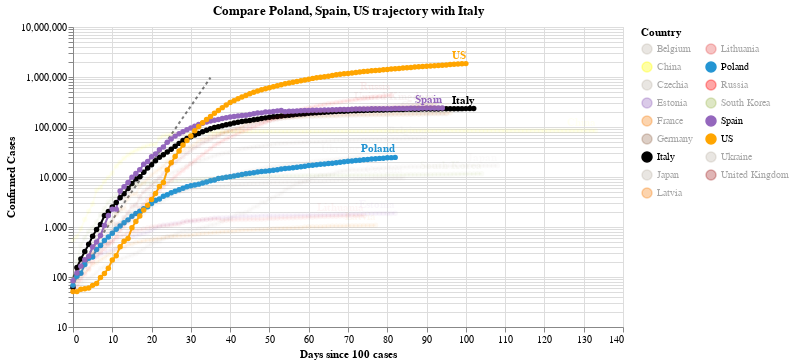

The notebook cell saved with this chart:
### Code cell
#hide_input
chart2 = make_since_chart(dff2, ['Poland', 'Spain', 'US'], baseline_countries)
chart2

### Figure 1 — Vega-Lite specification as saved in the notebook (floating-point values rounded to 4 significant figures; data arrays with more than 128 entries replaced by an {"elided": "..."} marker saying what was removed)
{"config": {"view": {"continuousWidth": 400, "continuousHeight": 300}}, "layer": [{"data": {"name": "data-628230001892d6798b50651be41d1b3e"}, "mark": {"type": "line", "color": "black", "opacity": 0.5, "strokeDash": [3, 3]}, "encoding": {"x": {"type": "quantitative", "field": "Days since 100 cases"}, "y": {"type": "quantitative", "field": "Confirmed Cases"}}}, {"data": {"name": "data-6056c84f87dfe69c5119a08b831d8b6e"}, "mark": {"type": "line", "point": true}, "encoding": {"color": {"type": "nominal", "field": "Country", "legend": {"columns": 2}, "scale": {"domain": ["Belgium", "China", "Czechia", "Estonia", "France", "Germany", "Italy", "Japan", "Latvia", "Lithuania", "Poland", "Russia", "South Korea", "Spain", "US", "Ukraine", "United Kingdom"], "range": ["#C1B7AD", "yellow", "#C1B7AD", "#9467bd", "#F58518", "#9D755D", "black", "#C1B7AD", "#F58518", "#E45756", "#2495D3", "red", "#A1BA59", "#9467bd", "orange", "#C1B7AD", "brown"]}}, "opacity": {"condition": {"value": 1, "selection": "selector004"}, "value": 0.05}, "tooltip": [{"type": "nominal", "field": "Country"}, {"type": "temporal", "field": "Date"}, {"type": "quantitative", "field": "Confirmed Cases"}, {"type": "quantitative", "field": "Days since 100 cases"}], "x": {"type": "quantitative", "field": "Days since 100 cases"}, "y": {"type": "quantitative", "field": "Confirmed Cases", "scale": {"type": "log"}}}, "selection": {"selector004": {"type": "multi", "fields": ["Country"], "bind": "legend", "init": [{"Country": "Poland"}, {"Country": "Spain"}, {"Country": "US"}, {"Country": "Italy"}]}}, "width": 550}, {"data": {"name": "data-6056c84f87dfe69c5119a08b831d8b6e"}, "mark": {"type": "text", "align": "right", "dy": -8, "fontWeight": "bold"}, "encoding": {"color": {"type": "nominal", "field": "Country", "legend": {"columns": 2}, "scale": {"domain": ["Belgium", "China", "Czechia", "Estonia", "France", "Germany", "Italy", "Japan", "Latvia", "Lithuania", "Poland", "Russia", "South Korea", "Spain", "US", "Ukraine", "United Kingdom"], "range": ["#C1B7AD", "yellow", "#C1B7AD", "#9467bd", "#F58518", "#9D755D", "black", "#C1B7AD", "#F58518", "#E45756", "#2495D3", "red", "#A1BA59", "#9467bd", "orange", "#C1B7AD", "brown"]}}, "opacity": {"condition": {"value": 1, "selection": "selector004"}, "value": 0.05}, "text": {"type": "nominal", "field": "Country"}, "tooltip": [{"type": "nominal", "field": "Country"}, {"type": "temporal", "field": "Date"}, {"type": "quantitative", "field": "Confirmed Cases"}, {"type": "quantitative", "field": "Days since 100 cases"}], "x": {"type": "quantitative", "field": "Days since 100 cases"}, "y": {"type": "quantitative", "field": "Confirmed Cases", "scale": {"type": "log"}}}, "transform": [{"filter": "(datum['Date'] >= 1591142400000)"}], "width": 550}], "title": "Compare Poland, Spain, US trajectory with Italy", "$schema": "https://vega.github.io/schema/vega-lite/v4.0.2.json", "datasets": {"data-628230001892d6798b50651be41d1b3e": [{"Days since 100 cases": 0, "Confirmed Cases": 100.0}, {"Days since 100 cases": 1, "Confirmed Cases": 130.0}, {"Days since 100 cases": 2, "Confirmed Cases": 169.0}, {"Days since 100 cases": 3, "Confirmed Cases": 219.7}, {"Days since 100 cases": 4, "Confirmed Cases": 285.6}, {"Days since 100 cases": 5, "Confirmed Cases": 371.3}, {"Days since 100 cases": 6, "Confirmed Cases": 482.7}, {"Days since 100 cases": 7, "Confirmed Cases": 627.5}, {"Days since 100 cases": 8, "Confirmed Cases": 815.7}, {"Days since 100 cases": 9, "Confirmed Cases": 1060.0}, {"Days since 100 cases": 10, "Confirmed Cases": 1379.0}, {"Days since 100 cases": 11, "Confirmed Cases": 1792.0}, {"Days since 100 cases": 12, "Confirmed Cases": 2330.0}, {"Days since 100 cases": 13, "Confirmed Cases": 3029.0}, {"Days since 100 cases": 14, "Confirmed Cases": 3937.0}, {"Days since 100 cases": 15, "Confirmed Cases": 5119.0}, {"Days since 100 cases": 16, "Confirmed Cases": 6654.0}, {"Days since 100 cases": 17, "Confirmed Cases": 8650.0}, {"Days since 100 cases": 18, "Confirmed Cases": 11250.0}, {"Days since 100 cases": 19, "Confirmed Cases": 14620.0}, {"Days since 100 cases": 20, "Confirmed Cases": 19000.0}, {"Days since 100 cases": 21, "Confirmed Cases": 24710.0}, {"Days since 100 cases": 22, "Confirmed Cases": 32120.0}, {"Days since 100 cases": 23, "Confirmed Cases": 41750.0}, {"Days since 100 cases": 24, "Confirmed Cases": 54280.0}, {"Days since 100 cases": 25, "Confirmed Cases": 70560.0}, {"Days since 100 cases": 26, "Confirmed Cases": 91730.0}, {"Days since 100 cases": 27, "Confirmed Cases": 119300.0}, {"Days since 100 cases": 28, "Confirmed Cases": 155000.0}, {"Days since 100 cases": 29, "Confirmed Cases": 201500.0}, {"Days since 100 cases": 30, "Confirmed Cases": 262000.0}, {"Days since 100 cases": 31, "Confirmed Cases": 340600.0}, {"Days since 100 cases": 32, "Confirmed Cases": 442800.0}, {"Days since 100 cases": 33, "Confirmed Cases": 575600.0}, {"Days since 100 cases": 34, "Confirmed Cases": 748300.0}, {"Days since 100 cases": 35, "Confirmed Cases": 972800.0}], "data-6056c84f87dfe69c5119a08b831d8b6e": {"elided": "1584 records"}}}
